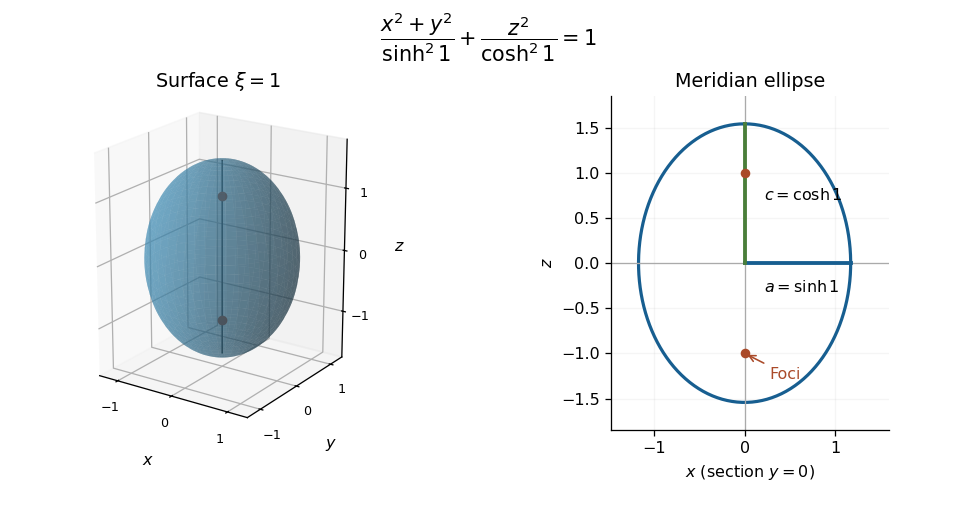

This figure's Python source:
"""Q1 prolate spheroid; Python 3.14.4, root pyproject.toml dependencies.

Write the opaque PNG to cwd. Run in the matching _media course directory.
"""

from pathlib import Path

import matplotlib

matplotlib.use("Agg")
import matplotlib.pyplot as plt
import numpy as np


def main():
    a, c = np.sinh(1.0), np.cosh(1.0)
    theta, phi = np.meshgrid(np.linspace(0, np.pi, 70), np.linspace(0, 2 * np.pi, 90))
    x = a * np.sin(theta) * np.cos(phi)
    y = a * np.sin(theta) * np.sin(phi)
    z = c * np.cos(theta)
    fig = plt.figure(figsize=(8.5, 4.4), facecolor="white")
    ax = fig.add_subplot(1, 2, 1, projection="3d")
    ax.plot_surface(x, y, z, color="#3f8db6", alpha=0.48, linewidth=0, antialiased=True)
    ax.plot([0, 0], [0, 0], [-c, c], color="#444444", lw=1)
    ax.scatter([0, 0], [0, 0], [-1, 1], color="#aa4a29", s=26, depthshade=False)
    ax.set(xlabel=r"$x$", ylabel=r"$y$", zlabel=r"$z$", title=r"Surface $\xi=1$")
    ax.set_box_aspect((a, a, c))
    ax.view_init(elev=20, azim=-56)
    ax.set_xticks([-1, 0, 1])
    ax.set_yticks([-1, 0, 1])
    ax.set_zticks([-1, 0, 1])
    ax.tick_params(labelsize=8, pad=0)

    meridian = fig.add_subplot(1, 2, 2)
    angle = np.linspace(0, 2 * np.pi, 400)
    meridian.plot(a * np.sin(angle), c * np.cos(angle), color="#175e90", lw=2)
    meridian.axhline(0, color="#aaaaaa", lw=0.8)
    meridian.axvline(0, color="#aaaaaa", lw=0.8)
    meridian.scatter([0, 0], [-1, 1], color="#aa4a29", s=25, zorder=4)
    meridian.plot([0, a], [0, 0], color="#175e90", lw=2.4)
    meridian.plot([0, 0], [0, c], color="#4a7e39", lw=2.4)
    meridian.annotate(r"$a=\sinh 1$", (a / 2, 0), xytext=(0.21, -0.32), fontsize=10)
    meridian.annotate(r"$c=\cosh 1$", (0, c / 2), xytext=(0.22, 0.7), fontsize=10)
    meridian.annotate("Foci", (0, -1), xytext=(0.28, -1.28), fontsize=10, color="#aa4a29", arrowprops={"arrowstyle": "->", "color": "#aa4a29"})
    meridian.set(aspect="equal", xlim=(-1.48, 1.6), ylim=(-1.85, 1.85), xlabel=r"$x$ (section $y=0$)", ylabel=r"$z$", title="Meridian ellipse")
    meridian.spines[["top", "right"]].set_visible(False)
    meridian.grid(alpha=0.12)
    fig.suptitle(r"$\dfrac{x^2+y^2}{\sinh^2 1}+\dfrac{z^2}{\cosh^2 1}=1$", fontsize=13, y=0.98)
    fig.subplots_adjust(left=0.01, right=0.98, bottom=0.15, top=0.81, wspace=0.28)
    fig.savefig(Path(__file__).with_suffix(".png").name, dpi=115, facecolor="white", transparent=False)
    plt.close(fig)


if __name__ == "__main__":
    main()
